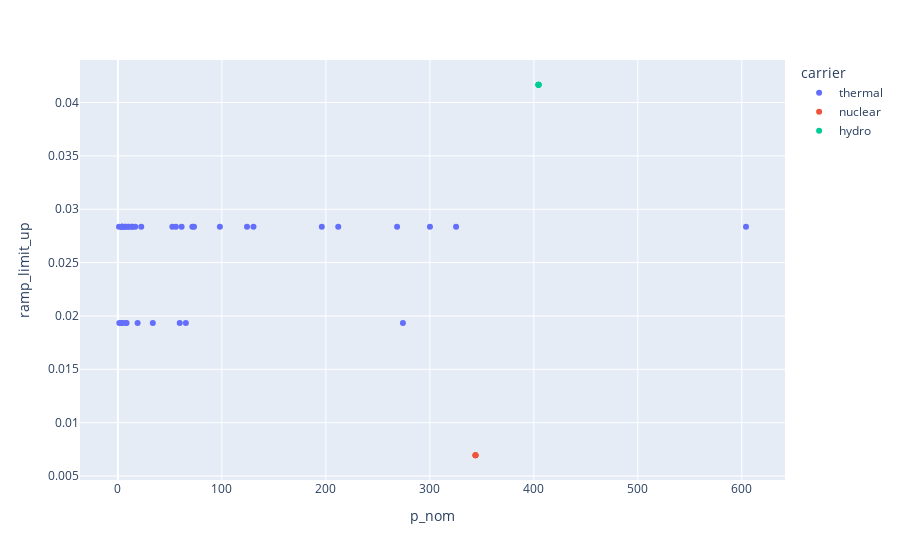

Source (notebook cell):
### Code cell
dispatch.plot_ramps()

### Figure 1 — Plotly figure (JSON) as saved in the notebook; plotly's stock layout.template omitted (floating-point values rounded to 4 significant figures)
{"data": [{"customdata": [["gen_5_1"], ["gen_9_3"], ["gen_14_5"], ["gen_18_7"], ["gen_23_8"], ["gen_30_12"], ["gen_31_13"], ["gen_33_14"], ["gen_35_15"], ["gen_41_17"], ["gen_45_18"], ["gen_54_21"], ["gen_55_22"], ["gen_60_24"], ["gen_65_27"], ["gen_68_28"], ["gen_69_29"], ["gen_71_30"], ["gen_72_31"], ["gen_73_32"], ["gen_75_33"], ["gen_76_34"], ["gen_79_35"], ["gen_81_36"], ["gen_84_37"], ["gen_86_38"], ["gen_89_40"], ["gen_90_41"], ["gen_91_42"], ["gen_98_43"], ["gen_102_45"], ["gen_103_46"], ["gen_104_47"], ["gen_109_49"], ["gen_110_50"], ["gen_112_52"], ["gen_115_53"]], "hoverlabel": {"namelength": 0}, "hovertemplate": "carrier=thermal<br>p_nom=%{x}<br>ramp_limit_up=%{y}<br>name=%{customdata[0]}", "legendgroup": "thermal", "marker": {"color": "#636efa", "symbol": "circle"}, "mode": "markers", "name": "thermal", "showlegend": true, "type": "scatter", "x": [3.7, 274.1, 59.5, 65.4, 4.1, 33.6, 19, 8.4, 7.5, 1.4, 4, 52.4, 71.6, 124.2, 604, 300.1, 13.4, 4.6, 7.6, 16.7, 9.7, 14.1, 211.9, 98.1, 1.1, 325.2, 10.7, 4, 268.5, 196.1, 6.6, 73.2, 22.5, 4, 130.4, 61.3, 55.8], "xaxis": "x", "y": [0.01934, 0.01934, 0.01934, 0.01934, 0.01934, 0.01934, 0.01934, 0.01934, 0.01934, 0.01934, 0.02837, 0.02837, 0.02837, 0.02837, 0.02837, 0.02837, 0.02837, 0.02837, 0.02837, 0.02837, 0.02837, 0.02837, 0.02837, 0.02837, 0.02837, 0.02837, 0.02837, 0.02837, 0.02837, 0.02837, 0.02837, 0.02837, 0.02837, 0.02837, 0.02837, 0.02837, 0.02837], "yaxis": "y"}, {"customdata": [["gen_7_2"], ["gen_25_9"], ["gen_64_26"]], "hoverlabel": {"namelength": 0}, "hovertemplate": "carrier=nuclear<br>p_nom=%{x}<br>ramp_limit_up=%{y}<br>name=%{customdata[0]}", "legendgroup": "nuclear", "marker": {"color": "#EF553B", "symbol": "circle"}, "mode": "markers", "name": "nuclear", "showlegend": true, "type": "scatter", "x": [343.9, 343.9, 343.9], "xaxis": "x", "y": [0.006944, 0.006944, 0.006944], "yaxis": "y"}, {"customdata": [["gen_11_4"], ["gen_17_6"], ["gen_53_20"], ["gen_58_23"]], "hoverlabel": {"namelength": 0}, "hovertemplate": "carrier=hydro<br>p_nom=%{x}<br>ramp_limit_up=%{y}<br>name=%{customdata[0]}", "legendgroup": "hydro", "marker": {"color": "#00cc96", "symbol": "circle"}, "mode": "markers", "name": "hydro", "showlegend": true, "type": "scatter", "x": [404.5, 404.5, 404.5, 404.5], "xaxis": "x", "y": [0.04167, 0.04167, 0.04167, 0.04167], "yaxis": "y"}], "layout": {"autosize": true, "legend": {"title": {"text": "carrier"}, "tracegroupgap": 0}, "margin": {"t": 60}, "xaxis": {"anchor": "y", "autorange": true, "domain": [0, 1], "range": [-34.57, 639.7], "title": {"text": "p_nom"}, "type": "linear"}, "yaxis": {"anchor": "x", "autorange": true, "domain": [0, 1], "range": [0.004483, 0.04413], "title": {"text": "ramp_limit_up"}, "type": "linear"}}}
